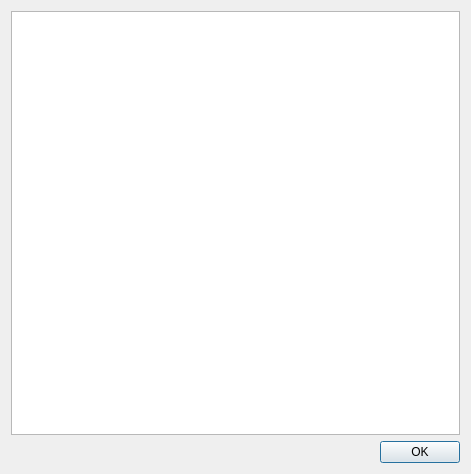
<?xml version="1.0" encoding="UTF-8"?>
<ui version="4.0">
 <class>FunctionSyntaxDialog</class>
 <widget class="QDialog" name="FunctionSyntaxDialog">
  <property name="geometry">
   <rect>
    <x>0</x>
    <y>0</y>
    <width>471</width>
    <height>474</height>
   </rect>
  </property>
  <property name="windowTitle">
   <string>Function Syntax</string>
  </property>
  <layout class="QVBoxLayout" name="verticalLayout">
   <item>
    <widget class="QTextEdit" name="text">
     <property name="readOnly">
      <bool>true</bool>
     </property>
     <property name="html">
      <string notr="true">&lt;!DOCTYPE HTML PUBLIC &quot;-//W3C//DTD HTML 4.0//EN&quot; &quot;http://www.w3.org/TR/REC-html40/strict.dtd&quot;&gt;
&lt;html&gt;&lt;head&gt;&lt;meta name=&quot;qrichtext&quot; content=&quot;1&quot; /&gt;&lt;meta charset=&quot;utf-8&quot; /&gt;&lt;style type=&quot;text/css&quot;&gt;
p, li { white-space: pre-wrap; }
hr { height: 1px; border-width: 0; }
li.unchecked::marker { content: &quot;\2610&quot;; }
li.checked::marker { content: &quot;\2612&quot;; }
&lt;/style&gt;&lt;/head&gt;&lt;body style=&quot; font-family:'Segoe UI'; font-size:9pt; font-weight:400; font-style:normal;&quot;&gt;
&lt;p style=&quot;-qt-paragraph-type:empty; margin-top:0px; margin-bottom:0px; margin-left:0px; margin-right:0px; -qt-block-indent:0; text-indent:0px; font-family:'MS Shell Dlg 2'; font-size:8pt;&quot;&gt;&lt;br /&gt;&lt;/p&gt;&lt;/body&gt;&lt;/html&gt;</string>
     </property>
    </widget>
   </item>
   <item>
    <widget class="QDialogButtonBox" name="buttonBox">
     <property name="orientation">
      <enum>Qt::Horizontal</enum>
     </property>
     <property name="standardButtons">
      <set>QDialogButtonBox::Ok</set>
     </property>
    </widget>
   </item>
  </layout>
 </widget>
 <resources/>
 <connections>
  <connection>
   <sender>buttonBox</sender>
   <signal>accepted()</signal>
   <receiver>FunctionSyntaxDialog</receiver>
   <slot>accept()</slot>
   <hints>
    <hint type="sourcelabel">
     <x>248</x>
     <y>254</y>
    </hint>
    <hint type="destinationlabel">
     <x>157</x>
     <y>274</y>
    </hint>
   </hints>
  </connection>
  <connection>
   <sender>buttonBox</sender>
   <signal>rejected()</signal>
   <receiver>FunctionSyntaxDialog</receiver>
   <slot>reject()</slot>
   <hints>
    <hint type="sourcelabel">
     <x>316</x>
     <y>260</y>
    </hint>
    <hint type="destinationlabel">
     <x>286</x>
     <y>274</y>
    </hint>
   </hints>
  </connection>
 </connections>
</ui>
